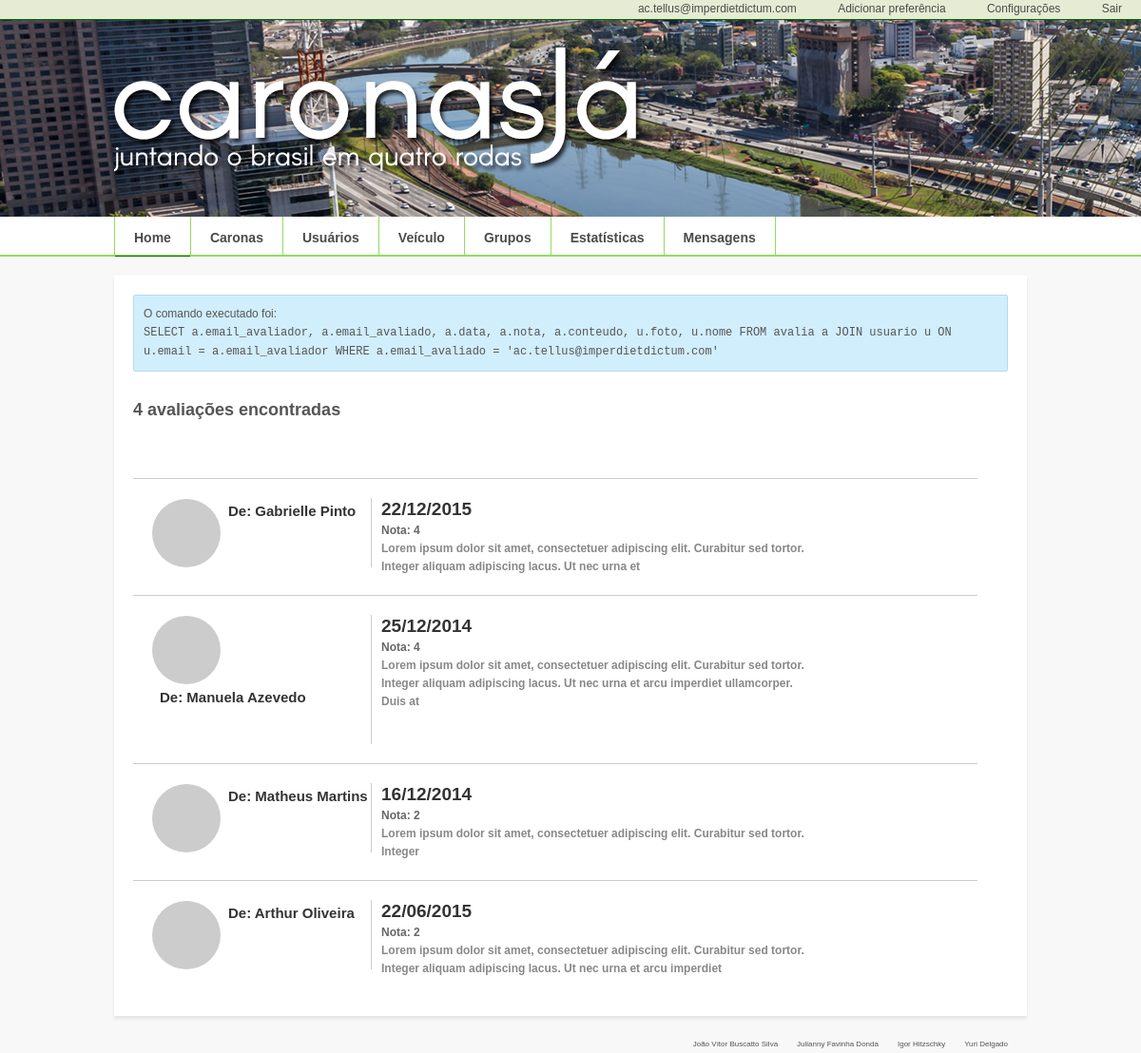
Screenshot of /listaAvalia/email=ac.tellus@imperdietdictum.com (signed in) with the database file from the repository.
### tables this page shows
CREATE TABLE avalia (
	id			INT NOT NULL  AUTO_INCREMENT,
	email_avaliador		VARCHAR(100) NOT NULL,
	email_avaliado		VARCHAR(100) NOT NULL,
	data			DATE,
	nota			INT,
	conteudo		TEXT,
	PRIMARY KEY		(id),
	FOREIGN KEY		(email_avaliador)
REFERENCES usuario (email) ON DELETE CASCADE ON UPDATE CASCADE,
	FOREIGN KEY		(email_avaliado)
REFERENCES usuario (email) ON DELETE CASCADE ON UPDATE CASCADE
);

CREATE TABLE usuario (
	email			VARCHAR(100) NOT NULL,
	senha			CHAR(64) COMMENT "Senha criptografada em 64 bytes",
foto			VARCHAR(255) COMMENT "Caminho do arquivo da foto",
	nome			VARCHAR(50),
	genero			CHAR(1),
	nascimento		DATE,
	celular			VARCHAR(14),
	PRIMARY KEY 		(email)
);

### protected/classes/Avalia.php (called while the page is built, shortened)
<?php
	class Avalia extends DBOp {
		public static function tableName() {
			return 'avalia';
		}
		public static function getFields() {
			return 'a.email_avaliador, a.email_avaliado, a.data, a.nota, a.conteudo';
		}
		public function findByEmail($email_avaliado){
			if (parent::checkConnection()) {
				$query = "SELECT ".self::getFields().", u.foto, u.nome FROM ".self::tableName()." a JOIN usuario u ON u.email = a.email_avaliador WHERE a.email_avaliado = ?";
				if($stmt = $this->con->prepare($query)) {
					$stmt->bind_param('s', $email_avaliado);
					$stmt->execute();
					$stmt->store_result();
					$stmt->bind_result($email_avaliador, $email_avaliado, $data, $nota, $conteudo, $foto, $nome);
					$rows = array();
					if($stmt->num_rows >= 1) {
						$this->rows = $stmt->num_rows;
						while($row = $stmt->fetch()) {
							$rows[] = array(
								'email_avaliado' => $email_avaliado,
								'email_avaliador' => $email_avaliador,
								'conteudo' => $conteudo,
								'nota' => $nota,
								'data' => $data,
								'foto_avaliador' => $foto,
								'nome_avaliador' => $nome
								);
						}
						return $rows;
					} else {
						$this->rows = 0;
						return $rows;
					}
				} else {
					return false;
				}
			} else {
				parent::getMsg('Não existe uma conexão com o banco. Inicialize uma antes de realizar essa operação.', 'error');
				return false;
			}
		}
	}
?>

### protected/libs/DBOp.php (called while the page is built, shortened)
<?php
	class DBOp extends SiteHandler {
		public $con;
		private function connect($host, $user, $pass, $db) {
			try {
				$this->con = new mysqli($host, $user, $pass, $db);
			} catch (Exception $e ) {
				parent::getAlert('Falha na conexao. Verfique se os dados estao corretos.');
			}
		}
		public function checkConnection() {
			if($this->con->ping()) {
				return true;
			} else {
				return false;
			}
		}
	}
?>

### app/pages/listaavalia.php (the view, shortened to what this page needs)
<?php
$avalia = new Avalia;
$lista = $avalia->findByEmail($_GET['email']);
?>
<br>
<?php if($avalia->rows > 0) { ?>
<div class="totalbusca"><span ><?= $avalia->rows ?>&nbsp;</span><h1>avaliações encontradas</h1></div>
<?php } else { ?>
<div class="totalbusca"><h1>Nenhuma avaliação foi encontrada.</h1></div>
<?php
} if ($avalia->rows > 0) {
?>
<div class = "search-results">
	<?php
	foreach($lista as $item) {
	?>
	<article class = "row">
		<div class = "user">
			<img class = "photo" src = "<?= $item['foto_avaliador'] ?>" width="72" height="72">
			<div class = "info">
				<h2 class = "username">De: <?= $item['nome_avaliador'] ?></h2>
				 <br> <br>
			</div>
		</div>
		<div class = "description-box">
			<h3 class = "day-time"><?= SiteHandler::formatData($item['data']) ?></h3>
			<span class = "dark">Nota: <?= $item['nota'] ?></span>
			<h3 class = "description"><?= $item['conteudo'] ?></h3>
		</div>
	</article>
	<?php
} }
	?>
</div>

### app/css/style.css (style rules this page uses)
* { margin: 0; padding: 0; border: none; outline: none; }
html { height: 101%; }
body { font-family: "Lucida Sans", "Lucida Grande", Helvetica, Arial, sans-serif; color: #555; font-size: 12px; background: #F8F8F8; line-height: 19px; }
.query { font-family: "Courier New"; }
.totalbusca { margin-bottom:50px; }
.totalbusca span { display: inline-block; float: left; max-width: 600px; margin: 0; padding: 8px 0 10px 0; font-size: 18px; font-weight: bold; line-height: 24px; }
.totalbusca h1 { display: inline-block; float: left; max-width: 600px; margin: 0; padding: 8px 0 10px 0; font-size: 18px; font-weight: bold; line-height: 24px; }
.search-results { padding: 0px; margin : 0; }
.search-results article { display:block; width:96.5%;border-top:1px solid #CCC; float:left; margin-bottom:20px; }
.row .user { width:230px; float:left; min-height:1px; margin-top: 20px; margin-left:20px; border-right: 1px solid #CCC; }
.user .photo { border-radius:50%; margin-top:1px; float: left; }
.user .info { float:left; width:130x; font-size:12px; line-height:20px; margin: 0 0 0 8px; color: #666; }
.info h2 { overflow: hidden; text-align:left; text-overflow: ellipsis; margin: 0; padding: 6px 0 2px; line-height: 1; font-weight: bold; font-size: 15px; color: #333; }
.row .description-box { margin-left: 10px; margin-top:18px; width:450px; float:left; }
.day-time { font-weight: bold; font-size: 19px;line-height: 27px;color: #333 !important; }
.description { font-size:12px; color: #888; }
.dark { font-weight: bold !important; color: #666; }
h2 { text-align:center; }
.totalbusca { width: 100%; float: left; }

### rows the page displays
avalia: email_avaliador.nome "Gabrielle Pinto", data "22/12/2015", nota "4", conteudo "Lorem ipsum dolor sit amet, consectetuer adipiscing elit. Curabitur sed tortor. Integer aliquam adipiscing lacus. Ut nec urna et"
avalia: email_avaliador.nome "Manuela Azevedo", data "25/12/2014", nota "4", conteudo "Lorem ipsum dolor sit amet, consectetuer adipiscing elit. Curabitur sed tortor. Integer aliquam adipiscing lacus. Ut nec urna et arcu imperdiet ullamcorper. Duis at"
avalia: email_avaliador.nome "Matheus Martins", data "16/12/2014", nota "2", conteudo "Lorem ipsum dolor sit amet, consectetuer adipiscing elit. Curabitur sed tortor. Integer"
avalia: email_avaliador.nome "Arthur Oliveira", data "22/06/2015", nota "2", conteudo "Lorem ipsum dolor sit amet, consectetuer adipiscing elit. Curabitur sed tortor. Integer aliquam adipiscing lacus. Ut nec urna et arcu imperdiet"

### other values shown
$_SESSION['email'] "ac.tellus@imperdietdictum.com"
$avalia->rows "4"
